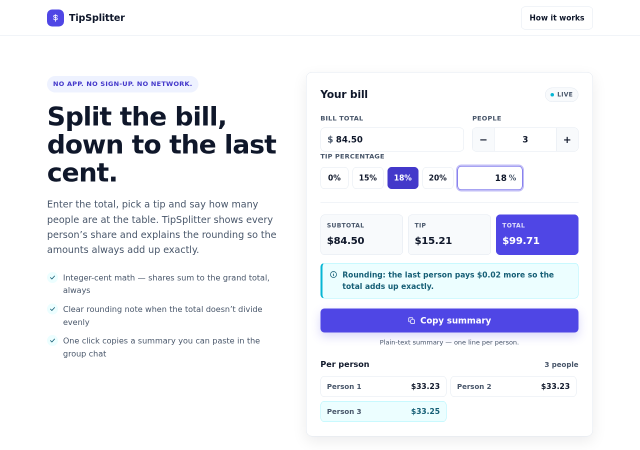
#> input picture state/e6-tipsplitter-running.png, 1280 x 900 px (shown at 1/2 size)
$ python -i design.py   (imports and definitions only)
#> lines starting #> are read from the running program, lines starting #| are printed output that depends on the picture
#!/usr/bin/env python3
"""E1 — design-first development pipeline.

Owns the design stage that MUST complete before any frontend implementation
task can be compiled or run:

  1. Reference ingestion: screenshot URLs / uploaded screenshots / Figma
     exports / curated preapproved templates (templates/*.json).
  2. Design analysis -> machine-readable design_spec.json with tamper-evident
     source evidence (sha256 of every inspected pixel source).
  3. Representative-screen gate: build ONE screen, render at 3 viewports,
     deterministic heuristics vs the design baseline (+ LLM vision review only
     if a vision-capable profile exists — see docs/VISION-CAPABILITY.md).
  4. Compiler enforcement: frontend tasks without an approved design_spec
     are rejected at compile time.

Vision policy (docs/VISION-CAPABILITY.md): no profile is vision-capable in
this deployment (E2-A probe, 0-token refusals). Visual comparison therefore
runs in HEURISTICS mode and the LLM-vision component is reported as
`unavailable` — it never counts as passed, and unattended product-quality
acceptance stays blocked until a vision-capable profile is approved.
"""
from __future__ import annotations

import hashlib
import json
import re
import subprocess
import time
import urllib.request
from pathlib import Path

ROOT = Path(__file__).parent
TEMPLATES_DIR = ROOT / "templates"
CHROMIUM = "/usr/bin/chromium"
CHROMIUM_ARGS = ["--headless", "--no-sandbox", "--disable-gpu",
                 "--disable-dev-shm-usage", "--hide-scrollbars"]
VIEWPORTS = {"desktop": (1280, 800), "tablet": (768, 1024), "mobile": (375, 667)}


# --------------------------------------------------------------------------
# reference ingestion
# --------------------------------------------------------------------------
def sha256_of(path: Path) -> str:
    return hashlib.sha256(path.read_bytes()).hexdigest()


# [41 lines left out: functions capture_url, ingest_reference, not called in this run]


def proc_rc(proc: subprocess.CompletedProcess) -> int:
    return proc.returncode


# [60 lines left out: functions ingest_template, list_templates, build_design_spec, not called in this run]


def analyze_pixels(png: Path) -> dict:
    """Deterministic pixel-level analysis of a reference screenshot."""
#> called with png = 'state/e6-tipsplitter-running.png'
    from PIL import Image
    im = Image.open(png).convert("RGB")
#> im is the input picture: PIL image 1280x900 RGB; mean R, G, B 239.5, 240.7, 247.5
    w, h = im.size
#> w = 1280; h = 900
    small = im.resize((min(w, 200), min(h, 200)))
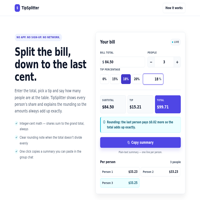
#> small: PIL image 200x200 RGB; mean R, G, B 239.3, 240.5, 247.3
    px = list(small.getdata())
#> px = 40000 items
    n = len(px)
#> n = 40000
    bg = max(set(px), key=px.count)
#> bg = (255, 255, 255)
    distinct = len(set(px))
#> distinct = 1914
    # crude palette: 4 quantized buckets
    q = im.quantize(colors=4).convert("RGB")
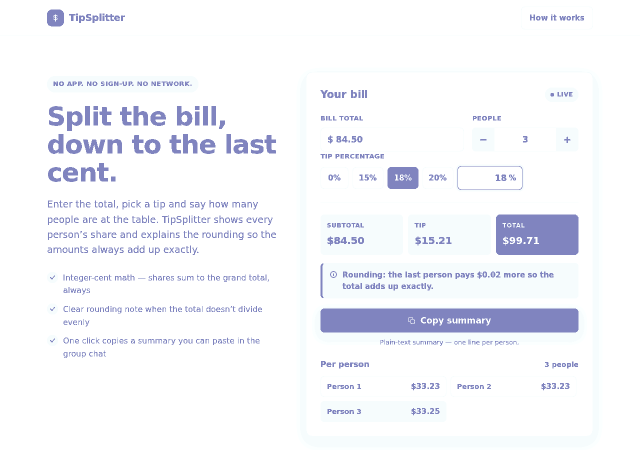
#> q: PIL image 1280x900 RGB (shown at 1/2 size); mean R, G, B 244.5, 245.6, 250.1
#> (the run stopped early here; a loop or call above may not have finished)
